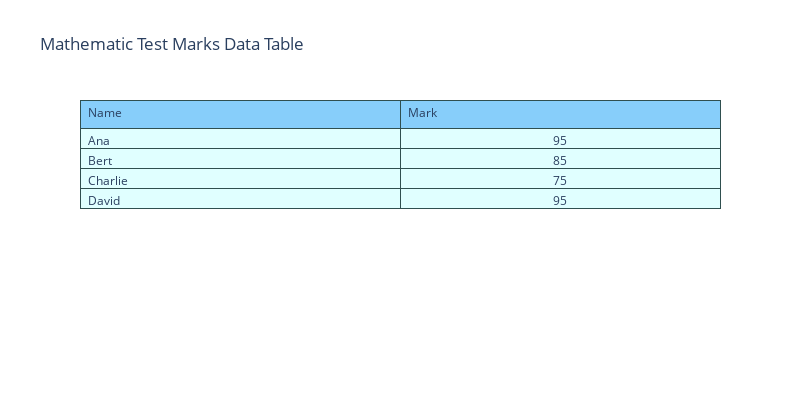

The notebook cell saved with this chart:
### Markdown cell above
5. Customise the title and the dimensions of the table by using the method `update_layout` on the Figure object

### Code cell
fig = go.Figure(data=[go.Table(header=dict(values=['Name', 'Mark'],                 
                                           line_color='darkslategray',
                                           fill_color='lightskyblue',
                                           align='left'),
                               cells=dict(values=[['Ana', 'Bert', 'Charlie', 'David'], 
                                                  [95, 85, 75, 95]],
                                          line_color='darkslategray',
                                          fill_color='lightcyan',
                                          align=['left', 'center']
                                          ),
                               
                               )
                     ])

fig.update_layout(
    title="Mathematic Test Marks Data Table",
    width=800,
    height=400
)
fig.show()

### Figure 1 — Plotly figure (JSON) as saved in the notebook; plotly's stock layout.template omitted (floating-point values rounded to 4 significant figures)
{"data": [{"cells": {"align": ["left", "center"], "fill": {"color": "lightcyan"}, "line": {"color": "darkslategray"}, "values": [["Ana", "Bert", "Charlie", "David"], [95, 85, 75, 95]]}, "header": {"align": "left", "fill": {"color": "lightskyblue"}, "line": {"color": "darkslategray"}, "values": ["Name", "Mark"]}, "type": "table"}], "layout": {"height": 400, "title": {"text": "Mathematic Test Marks Data Table"}, "width": 800}}
